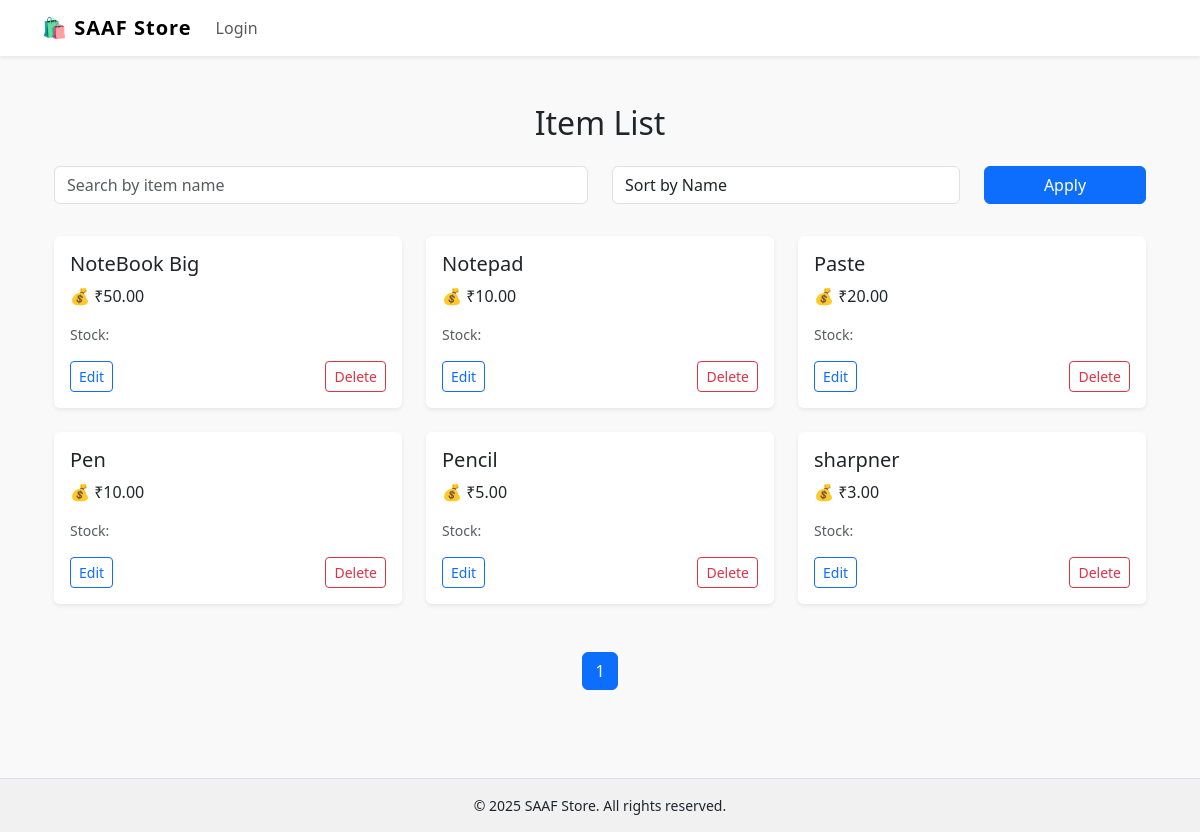
/item_list/, run on the app's committed database.
### store/models.py (models this page shows, shortened)
class Item(models.Model):
    name = models.CharField(max_length=100)
    price = models.DecimalField(max_digits=10, decimal_places=2)

### store/views.py (the view)
# urls.py: path('item_list/', item_list, name='item_list'),
def item_list(request):
    search_query = request.GET.get('search', '')
    sort_by = request.GET.get('sort', 'name')
    items = Item.objects.filter(name__icontains=search_query)
    if sort_by == 'price':
        items = items.order_by('-price')
    else:
        items = items.order_by('name')
    paginator = Paginator(items, 6)
    page_number = request.GET.get('page')
    page_obj = paginator.get_page(page_number)
    return render(request, 'store/item_list.html', {
        'items': page_obj,
        'search_query': search_query,
        'sort_by': sort_by,
    })

### templates/store/item_list.html (shortened to what this page needs)
{% extends 'store/base.html' %}
{% block content %}
<div class="container py-4">
    <h2 class="mb-4 text-center">Item List</h2>
    <form method="get" class="row mb-4">
        <div class="col-md-6 mb-2">
            <input type="text" name="search" class="form-control" placeholder="Search by item name" value="{{ search_query }}">
        </div>
        <div class="col-md-4 mb-2">
            <select name="sort" class="form-control">
                <option value="name" {% if sort_by == "name" %}selected{% endif %}>Sort by Name</option>
            </select>
        </div>
        <div class="col-md-2 mb-2">
            <button type="submit" class="btn btn-primary w-100">Apply</button>
        </div>
    </form>
    <div class="row">
        {% for item in items %}
        <div class="col-md-4 mb-4">
            <div class="card shadow-sm border-0">
                <div class="card-body">
                    <h5 class="card-title">{{ item.name }}</h5>
                    <p class="card-text">💰 ₹{{ item.price }}</p>
                    <p class="card-text text-muted small">Stock: {{ item.quantity }}</p>
                    <div class="d-flex justify-content-between">
                        <a href="{% url 'edit_item' item.id %}" class="btn btn-sm btn-outline-primary">Edit</a>
                        <a href="{% url 'delete_item' item.id %}" class="btn btn-sm btn-outline-danger">Delete</a>
                    </div>
                </div>
            </div>
        </div>
        {% empty %}
        <p class="text-center">No items found.</p>
        {% endfor %}
    </div>
    <nav class="mt-4">
        <ul class="pagination justify-content-center">
            {% for page in items.paginator.page_range %}
            <li class="page-item {% if items.number == page %}active{% endif %}">
                <a class="page-link" href="?page={{ page }}&search={{ search_query }}&sort={{ sort_by }}">{{ page }}</a>
            </li>
            {% endfor %}
        </ul>
    </nav>
</div>
{% endblock content %}

### static/styles/style.css (style rules this page uses)
* { user-select: none; }

### templates/store/base.html (style rules this page uses)
body { background-color: #f9f9f9; }

### data on the page
Item: name "NoteBook Big", price "50.00"
Item: name "Notepad", price "10.00"
Item: name "Paste", price "20.00"
Item: name "Pen", price "10.00"
Item: name "Pencil", price "5.00"
Item: name "sharpner", price "3.00"

### other printed values
{{ page }} "1"
{{ year|default:2025 }} "2025"
